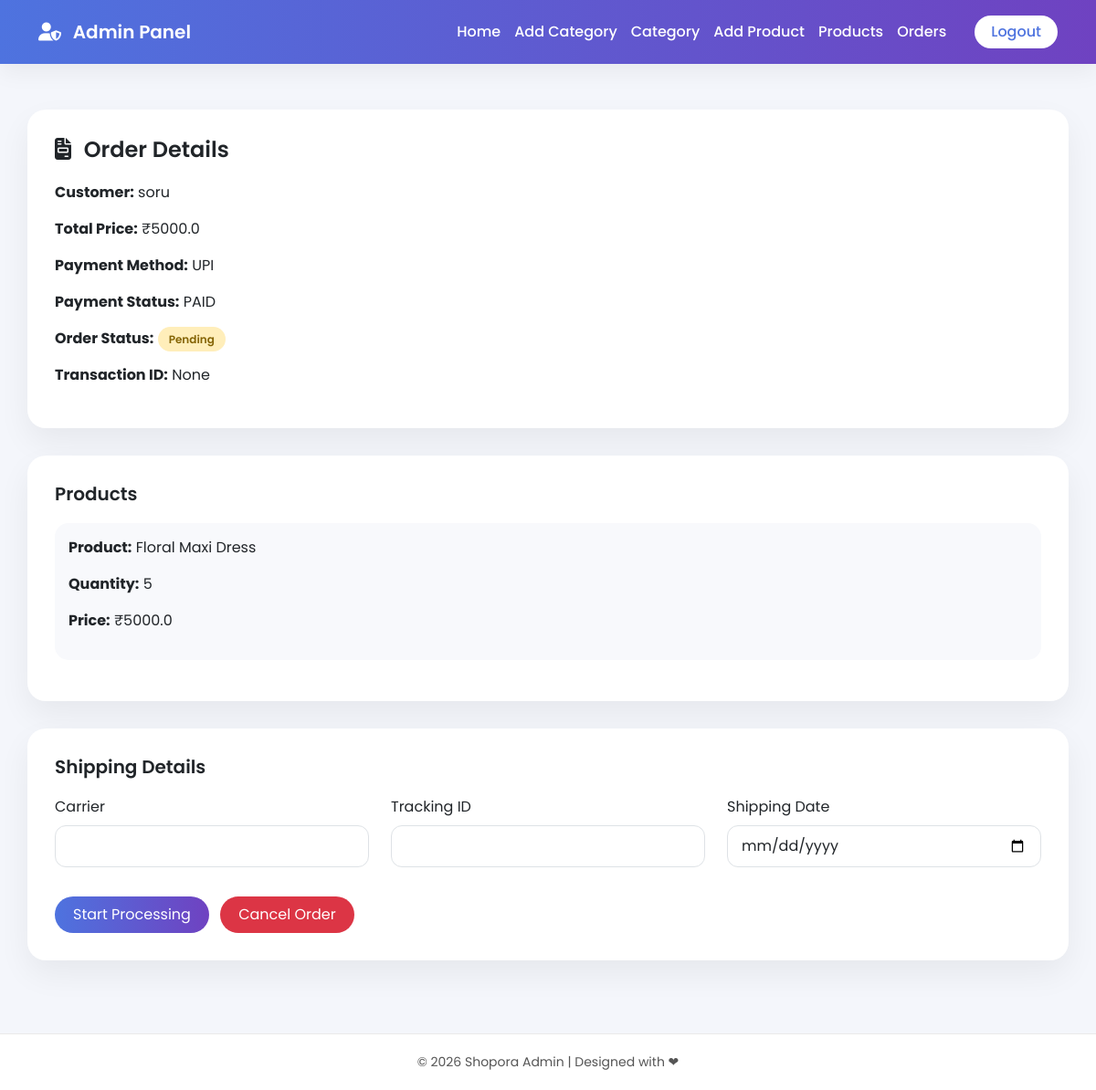
The page /detailsshow/31 on the database its author committed.
### user/models.py (models this page shows, shortened)
class Order(models.Model):
    PAYMENT_CHOICES = (
        ('COD', 'Cash On Delivery'),
        ('UPI', 'UPI'),
        ('CARD', 'Credit/Debit Card'),
    )
    PAYMENT_STATUS = (
        ('PENDING', 'Pending'),
        ('PAID', 'Paid'),
        ('FAILED', 'Failed'),
    )
    ORDER_STATUS = (
        ('PENDING', 'Pending'),
        ('PROCESSING', 'Processing'),
        ('SHIPPED', 'Shipped'),
        ('DELIVERED', 'Delivered'),
    )
    customer = models.ForeignKey(User, on_delete=models.CASCADE)
    total_price = models.FloatField()
    payment_method = models.CharField(max_length=10, choices=PAYMENT_CHOICES)
    payment_status = models.CharField(max_length=10, choices=PAYMENT_STATUS, default='PENDING')
    order_status = models.CharField(max_length=15, choices=ORDER_STATUS, default='PENDING')
    transaction_id = models.CharField(max_length=100, blank=True, null=True)
    carrier=models.CharField(max_length=100,null=True,blank=True)
    tracking=models.CharField(max_length=100,null=True,blank=True)
    shipping_date=models.CharField(max_length=100,null=True,blank=True)
    created_at = models.DateTimeField(auto_now_add=True)

class OrderItem(models.Model):
    order = models.ForeignKey(Order, on_delete=models.CASCADE, related_name='items')
    product = models.ForeignKey(Product, on_delete=models.CASCADE)
    quantity = models.PositiveIntegerField()
    price = models.FloatField()

### siteadmin/models.py (models this page shows, shortened)
class Product(models.Model):
    name = models.CharField(max_length=20)
    size = models.CharField(max_length=20,null=True,blank=True)
    fabric = models.CharField(max_length=20)
    description = models.TextField()
    base_price = models.FloatField()
    stock_quantity = models.PositiveIntegerField()
    categoryid = models.ForeignKey(category, on_delete=models.CASCADE)
    image = models.ImageField(upload_to='products', validators=[validate_jpg])

### siteadmin/views.py (the view, shortened to what this page needs)
# urls.py: path('detailsshow/<int:id>',views.detailsshow,name='detailsshow'),
def detailsshow(request, id):
    order = get_object_or_404(Order, id=id)
    return render(request, 'admin/showdetails.html', {'order': order})

### template/admin/showdetails.html (shortened to what this page needs)
{% extends 'admin/base.html' %}
{% block content %}
<div class="details-card">
    <h4 class="section-title">
        <i class="fa-solid fa-file-invoice me-2"></i>
        Order Details
    </h4>
    <p><b>Customer:</b> {{ order.customer.username }}</p>
    <p><b>Total Price:</b> ₹{{ order.total_price }}</p>
    <p><b>Payment Method:</b> {{ order.payment_method }}</p>
    <p><b>Payment Status:</b> {{ order.payment_status }}</p>
    <p><b>Order Status:</b>
        {% if order.order_status == 'PENDING' %}
            <span class="status-badge badge-pending">Pending</span>
        {% elif order.order_status == 'PROCESSING' %}
            <span class="status-badge badge-processing">Processing</span>
        {% elif order.order_status == 'COMPLETED' %}
            <span class="status-badge badge-completed">Completed</span>
        {% elif order.order_status == 'CANCELLED' %}
            <span class="status-badge badge-cancelled">Cancelled</span>
        {% endif %}
    </p>
    <p><b>Transaction ID:</b> {{ order.transaction_id }}</p>
</div>
<div class="details-card">
    <h5 class="section-title">Products</h5>
    {% for item in order.items.all %}
        <div class="product-box">
            <p><b>Product:</b> {{ item.product.name }}</p>
            <p><b>Quantity:</b> {{ item.quantity }}</p>
            <p><b>Price:</b> ₹{{ item.price }}</p>
        </div>
    {% empty %}
        <p>No products found.</p>
    {% endfor %}
</div>
<div class="details-card">
    <h5 class="section-title">Shipping Details</h5>
    <form method="POST">
        <div class="row">
            <div class="col-md-4 mb-3">
                <label class="form-label">Carrier</label>
                <input type="text" name="carrier"
                       class="form-control" required>
            </div>
            <div class="col-md-4 mb-3">
                <label class="form-label">Tracking ID</label>
                <input type="text" name="tracking_id"
                       class="form-control" required>
            </div>
            <div class="col-md-4 mb-3">
                <label class="form-label">Shipping Date</label>
                <input type="date" name="shipping_date"
                       class="form-control" required>
            </div>
        </div>
        <div class="mt-3">
            <button type="submit"
                    name="start_processing"
                    class="btn btn-primary-custom me-2">
                Start Processing
            </button>
            <button type="submit"
                    name="cancel_order"
                    class="btn btn-cancel">
                Cancel Order
            </button>
        </div>
    </form>
</div>
{% endblock %}

### template/admin/base.html (style rules this page uses)
body { font-family: 'Poppins', sans-serif; background: #f4f6fb; }

### template/admin/showdetails.html (style rules this page uses)
.details-card { background: #ffffff; padding: 30px; border-radius: 20px; box-shadow: 0 15px 35px rgba(0,0,0,0.06); margin-bottom: 30px; }
.section-title { font-weight: 600; margin-bottom: 20px; }
.status-badge { padding: 5px 12px; border-radius: 20px; font-size: 12px; font-weight: 600; }
.badge-pending { background: #ffeeba; color: #856404; }
.form-control { border-radius: 12px; padding: 10px 15px; }
.btn-primary-custom { background: linear-gradient(90deg, #4e73df, #6f42c1); border: none; border-radius: 30px; padding: 8px 20px; color: white; }
.btn-cancel { background: #dc3545; border: none; border-radius: 30px; padding: 8px 20px; color: white; }
.product-box { background: #f8f9fc; padding: 15px; border-radius: 15px; margin-bottom: 15px; }

### rows shown on the page
Order: customer.username "soru", total_price "5000.0", payment_method "UPI", payment_status "PAID", transaction_id "None"
OrderItem: product.name "Floral Maxi Dress", quantity "5", price "5000.0"
